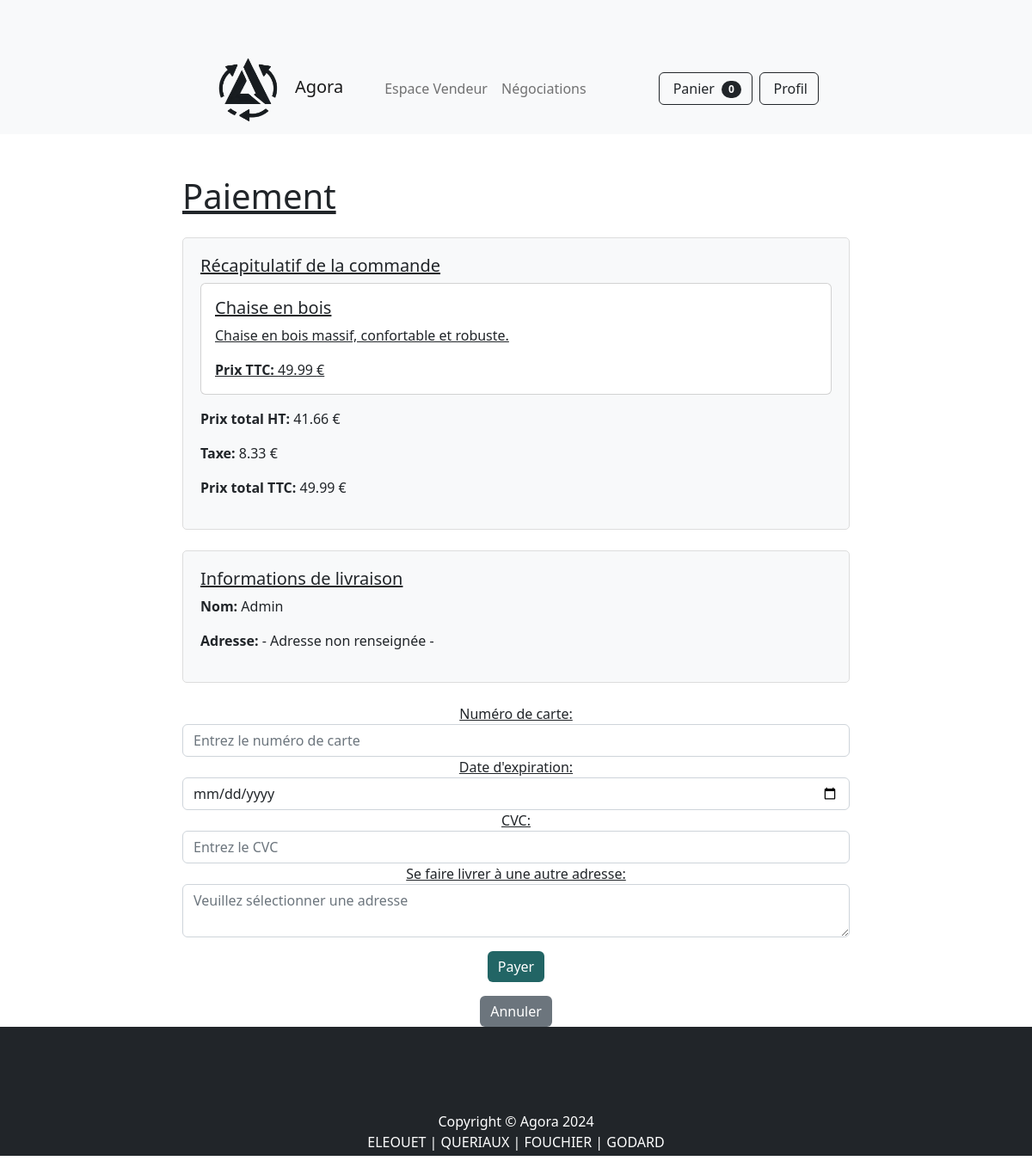
Screenshot of /pages/payment.php?id=1 (signed in) with the database file from the repository.
### tables this page shows
CREATE TABLE IF NOT EXISTS produits (
                                        id INT AUTO_INCREMENT PRIMARY KEY,
                                        nom VARCHAR(255) NOT NULL,
                                        description TEXT,
                                        prix DECIMAL(10, 2) NOT NULL,
                                        image_url VARCHAR(255) NOT NULL,
                                        video_url VARCHAR(255),
                                        categorie ENUM('Articles rares', 'Articles hautes de gamme', 'Articles réguliers') NOT NULL,
                                        type_de_vente ENUM('vente_immediate', 'vente_negociation', 'vente_meilleure_offre') NOT NULL,
                                        vendu BOOLEAN DEFAULT FALSE,
                                        acheteur_email VARCHAR(255),
                                        vendeur_id VARCHAR(255) NOT NULL
);

CREATE TABLE IF NOT EXISTS utilisateurs (
                                            id INT AUTO_INCREMENT PRIMARY KEY,
                                            nom VARCHAR(255) NOT NULL,
                                            email VARCHAR(255) NOT NULL UNIQUE,
                                            mot_de_passe VARCHAR(255) NOT NULL,
                                            role ENUM('acheteur', 'vendeur', 'administrateur') NOT NULL,
                                            carte_id INT,
                                            nb_objet_panier INT DEFAULT 0,
                                            adresse TEXT,
                                            nombre_article INT DEFAULT 0,
                                            FOREIGN KEY (carte_id) REFERENCES cartes_credit(id)
);

### pages/payment.php (the view, shortened to what this page needs)
<?php
include '../includes/db.php';
$user_id = $_SESSION['user_id'];
$sql_user = "SELECT * FROM utilisateurs WHERE id='$user_id'";
$result_user = $conn->query($sql_user);
if ($result_user->num_rows > 0) {
    $user = $result_user->fetch_assoc();
} else {
    die("Utilisateur non trouvé. ID: " . $user_id);
}
$produit_id = isset($_GET['id']) ? $_GET['id'] : null;
$produits = [];
$prix_total_ttc = 0;
if ($produit_id) {
    $sql_produit = "SELECT * FROM produits WHERE id='$produit_id' AND vendu=0";
    $result_produit = $conn->query($sql_produit);
    if ($result_produit->num_rows > 0) {
        $produit = $result_produit->fetch_assoc();
        $produits[] = $produit;
        $prix_total_ttc = $produit['prix'];
    } else {
        die("Produit non trouvé ou déjà vendu.");
    }
}
$taxe = $prix_total_ttc * 0.20 / 1.20;
$prix_total_ht = $prix_total_ttc - $taxe;
?>
<!DOCTYPE html>
<html lang="fr">
<head>
    <link rel="stylesheet" href="../assets/css/styles.css">
</head>
<body>
<div class="wrapper">
    <div class="content">
        <?php include '../includes/navbar.php'; ?>
        <div class="container mt-5">
            <h1 class="mb-4">Paiement</h1>
            <div class="recap mb-4">
                <h5>Récapitulatif de la commande</h5>
                <?php foreach ($produits as $produit): ?>
                    <div class="card mb-3">
                        <div class="card-body">
                            <h5 class="card-title"><?php echo htmlspecialchars($produit['nom']); ?></h5>
                            <p class="card-text"><?php echo htmlspecialchars($produit['description']); ?></p>
                            <p class="card-text"><strong>Prix TTC: </strong><?php echo htmlspecialchars($produit['prix']); ?> €</p>
                        </div>
                    </div>
                <?php endforeach; ?>
                <p><strong>Prix total HT: </strong><?php echo htmlspecialchars(number_format($prix_total_ht, 2)); ?> €</p>
                <p><strong>Taxe: </strong><?php echo htmlspecialchars(number_format($taxe, 2)); ?> €</p>
                <p><strong>Prix total TTC: </strong><?php echo htmlspecialchars(number_format($prix_total_ttc, 2)); ?> €</p>
            </div>
            <div class="recap mb-4">
                <h5>Informations de livraison</h5>
                <p><strong>Nom: </strong><?php echo htmlspecialchars($user['nom']); ?></p>
                <p><strong>Adresse: </strong><?php echo htmlspecialchars($user['adresse'] ?? '- Adresse non renseignée -'); ?></p>
            </div>
            <div class="button-container">
                <form method="post" action="">
                    <div class="form-group">
                        <label for="card_number">Numéro de carte:</label>
                        <input type="text" class="form-control" id="card_number" name="card_number" placeholder="Entrez le numéro de carte" required>
                    </div>
                    <div class="form-group">
                        <label for="card_expiry">Date d'expiration:</label>
                        <input type="date" class="form-control" id="card_expiry" name="card_expiry" placeholder="Entrez la date d'expiration" required>
                    </div>
                    <div class="form-group">
                        <label for="card_cvc">CVC:</label>
                        <input type="text" class="form-control" id="card_cvc" name="card_cvc" placeholder="Entrez le CVC" required>
                    </div>
                    <div class="form-group">
                        <label for="new_address">Se faire livrer à une autre adresse:</label>
                        <textarea class="form-control" id="new_address" name="new_address" placeholder="Veuillez sélectionner une adresse"></textarea>
                    </div>
                    <button type="submit" class="btn btn-primary mt-3">Payer</button>
                </form>
                <a href="home.php" class="btn btn-secondary mt-3">Annuler</a>
            </div>
        </div>
    </div>
    <?php include '../includes/footer.php'; ?>
</body>
</html>

### pages/payment.php (style rules this page uses)
.container { max-width: 800px; margin-top: 50px; }
.btn-primary { background-color: #226565; border: none; transition: background-color 0.3s, color 0.3s; }
.btn-secondary { background-color: #6c757d; border: none; transition: background-color 0.3s, color 0.3s; }
.form-group label { text-decoration: underline; }
.card-title, .card-text, h5, h1 { text-decoration: underline; }
.recap { border: 1px solid #ddd; padding: 20px; border-radius: 5px; background-color: #f8f9fa; margin-bottom: 20px; }
.button-container { text-align: center; }

### rows the page displays
produits: nom "Chaise en bois", description "Chaise en bois massif, confortable et robuste.", prix "49.99", prix "41.66", prix "8.33"
utilisateurs: nom "Admin", adresse "- Adresse non renseignée -"
